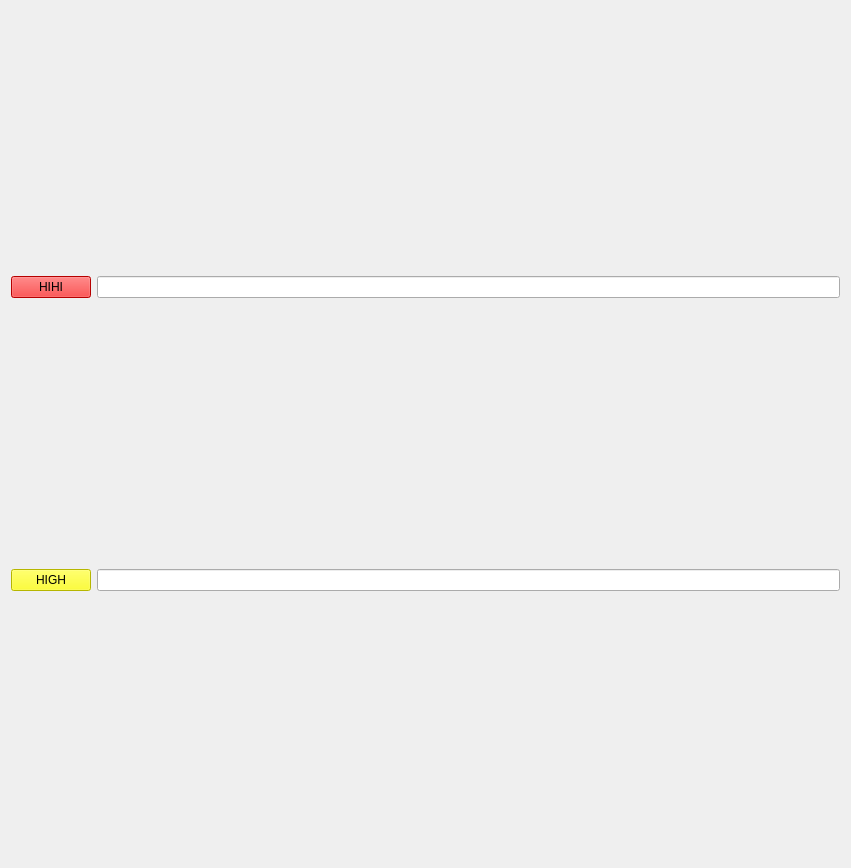
<?xml version="1.0" encoding="UTF-8"?>
<ui version="4.0">
 <class>Form</class>
 <widget class="QWidget" name="Form">
  <property name="geometry">
   <rect>
    <x>0</x>
    <y>0</y>
    <width>851</width>
    <height>868</height>
   </rect>
  </property>
  <property name="windowTitle">
   <string>Form</string>
  </property>
  <layout class="QGridLayout" name="gridLayout_2">
   <item row="2" column="0">
    <widget class="QPushButton" name="btnHigh">
     <property name="palette">
      <palette>
       <active>
        <colorrole role="WindowText">
         <brush brushstyle="SolidPattern">
          <color alpha="255">
           <red>0</red>
           <green>0</green>
           <blue>0</blue>
          </color>
         </brush>
        </colorrole>
        <colorrole role="Button">
         <brush brushstyle="SolidPattern">
          <color alpha="255">
           <red>255</red>
           <green>255</green>
           <blue>0</blue>
          </color>
         </brush>
        </colorrole>
        <colorrole role="Light">
         <brush brushstyle="SolidPattern">
          <color alpha="255">
           <red>255</red>
           <green>255</green>
           <blue>127</blue>
          </color>
         </brush>
        </colorrole>
        <colorrole role="Midlight">
         <brush brushstyle="SolidPattern">
          <color alpha="255">
           <red>255</red>
           <green>255</green>
           <blue>63</blue>
          </color>
         </brush>
        </colorrole>
        <colorrole role="Dark">
         <brush brushstyle="SolidPattern">
          <color alpha="255">
           <red>127</red>
           <green>127</green>
           <blue>0</blue>
          </color>
         </brush>
        </colorrole>
        <colorrole role="Mid">
         <brush brushstyle="SolidPattern">
          <color alpha="255">
           <red>170</red>
           <green>170</green>
           <blue>0</blue>
          </color>
         </brush>
        </colorrole>
        <colorrole role="Text">
         <brush brushstyle="SolidPattern">
          <color alpha="255">
           <red>0</red>
           <green>0</green>
           <blue>0</blue>
          </color>
         </brush>
        </colorrole>
        <colorrole role="BrightText">
         <brush brushstyle="SolidPattern">
          <color alpha="255">
           <red>255</red>
           <green>255</green>
           <blue>255</blue>
          </color>
         </brush>
        </colorrole>
        <colorrole role="ButtonText">
         <brush brushstyle="SolidPattern">
          <color alpha="255">
           <red>0</red>
           <green>0</green>
           <blue>0</blue>
          </color>
         </brush>
        </colorrole>
        <colorrole role="Base">
         <brush brushstyle="SolidPattern">
          <color alpha="255">
           <red>255</red>
           <green>255</green>
           <blue>255</blue>
          </color>
         </brush>
        </colorrole>
        <colorrole role="Window">
         <brush brushstyle="SolidPattern">
          <color alpha="255">
           <red>255</red>
           <green>255</green>
           <blue>0</blue>
          </color>
         </brush>
        </colorrole>
        <colorrole role="Shadow">
         <brush brushstyle="SolidPattern">
          <color alpha="255">
           <red>0</red>
           <green>0</green>
           <blue>0</blue>
          </color>
         </brush>
        </colorrole>
        <colorrole role="AlternateBase">
         <brush brushstyle="SolidPattern">
          <color alpha="255">
           <red>255</red>
           <green>255</green>
           <blue>127</blue>
          </color>
         </brush>
        </colorrole>
        <colorrole role="ToolTipBase">
         <brush brushstyle="SolidPattern">
          <color alpha="255">
           <red>255</red>
           <green>255</green>
           <blue>220</blue>
          </color>
         </brush>
        </colorrole>
        <colorrole role="ToolTipText">
         <brush brushstyle="SolidPattern">
          <color alpha="255">
           <red>0</red>
           <green>0</green>
           <blue>0</blue>
          </color>
         </brush>
        </colorrole>
       </active>
       <inactive>
        <colorrole role="WindowText">
         <brush brushstyle="SolidPattern">
          <color alpha="255">
           <red>0</red>
           <green>0</green>
           <blue>0</blue>
          </color>
         </brush>
        </colorrole>
        <colorrole role="Button">
         <brush brushstyle="SolidPattern">
          <color alpha="255">
           <red>255</red>
           <green>255</green>
           <blue>0</blue>
          </color>
         </brush>
        </colorrole>
        <colorrole role="Light">
         <brush brushstyle="SolidPattern">
          <color alpha="255">
           <red>255</red>
           <green>255</green>
           <blue>127</blue>
          </color>
         </brush>
        </colorrole>
        <colorrole role="Midlight">
         <brush brushstyle="SolidPattern">
          <color alpha="255">
           <red>255</red>
           <green>255</green>
           <blue>63</blue>
          </color>
         </brush>
        </colorrole>
        <colorrole role="Dark">
         <brush brushstyle="SolidPattern">
          <color alpha="255">
           <red>127</red>
           <green>127</green>
           <blue>0</blue>
          </color>
         </brush>
        </colorrole>
        <colorrole role="Mid">
         <brush brushstyle="SolidPattern">
          <color alpha="255">
           <red>170</red>
           <green>170</green>
           <blue>0</blue>
          </color>
         </brush>
        </colorrole>
        <colorrole role="Text">
         <brush brushstyle="SolidPattern">
          <color alpha="255">
           <red>0</red>
           <green>0</green>
           <blue>0</blue>
          </color>
         </brush>
        </colorrole>
        <colorrole role="BrightText">
         <brush brushstyle="SolidPattern">
          <color alpha="255">
           <red>255</red>
           <green>255</green>
           <blue>255</blue>
          </color>
         </brush>
        </colorrole>
        <colorrole role="ButtonText">
         <brush brushstyle="SolidPattern">
          <color alpha="255">
           <red>0</red>
           <green>0</green>
           <blue>0</blue>
          </color>
         </brush>
        </colorrole>
        <colorrole role="Base">
         <brush brushstyle="SolidPattern">
          <color alpha="255">
           <red>255</red>
           <green>255</green>
           <blue>255</blue>
          </color>
         </brush>
        </colorrole>
        <colorrole role="Window">
         <brush brushstyle="SolidPattern">
          <color alpha="255">
           <red>255</red>
           <green>255</green>
           <blue>0</blue>
          </color>
         </brush>
        </colorrole>
        <colorrole role="Shadow">
         <brush brushstyle="SolidPattern">
          <color alpha="255">
           <red>0</red>
           <green>0</green>
           <blue>0</blue>
          </color>
         </brush>
        </colorrole>
        <colorrole role="AlternateBase">
         <brush brushstyle="SolidPattern">
          <color alpha="255">
           <red>255</red>
           <green>255</green>
           <blue>127</blue>
          </color>
         </brush>
        </colorrole>
        <colorrole role="ToolTipBase">
         <brush brushstyle="SolidPattern">
          <color alpha="255">
           <red>255</red>
           <green>255</green>
           <blue>220</blue>
          </color>
         </brush>
        </colorrole>
        <colorrole role="ToolTipText">
         <brush brushstyle="SolidPattern">
          <color alpha="255">
           <red>0</red>
           <green>0</green>
           <blue>0</blue>
          </color>
         </brush>
        </colorrole>
       </inactive>
       <disabled>
        <colorrole role="WindowText">
         <brush brushstyle="SolidPattern">
          <color alpha="255">
           <red>127</red>
           <green>127</green>
           <blue>0</blue>
          </color>
         </brush>
        </colorrole>
        <colorrole role="Button">
         <brush brushstyle="SolidPattern">
          <color alpha="255">
           <red>255</red>
           <green>255</green>
           <blue>0</blue>
          </color>
         </brush>
        </colorrole>
        <colorrole role="Light">
         <brush brushstyle="SolidPattern">
          <color alpha="255">
           <red>255</red>
           <green>255</green>
           <blue>127</blue>
          </color>
         </brush>
        </colorrole>
        <colorrole role="Midlight">
         <brush brushstyle="SolidPattern">
          <color alpha="255">
           <red>255</red>
           <green>255</green>
           <blue>63</blue>
          </color>
         </brush>
        </colorrole>
        <colorrole role="Dark">
         <brush brushstyle="SolidPattern">
          <color alpha="255">
           <red>127</red>
           <green>127</green>
           <blue>0</blue>
          </color>
         </brush>
        </colorrole>
        <colorrole role="Mid">
         <brush brushstyle="SolidPattern">
          <color alpha="255">
           <red>170</red>
           <green>170</green>
           <blue>0</blue>
          </color>
         </brush>
        </colorrole>
        <colorrole role="Text">
         <brush brushstyle="SolidPattern">
          <color alpha="255">
           <red>127</red>
           <green>127</green>
           <blue>0</blue>
          </color>
         </brush>
        </colorrole>
        <colorrole role="BrightText">
         <brush brushstyle="SolidPattern">
          <color alpha="255">
           <red>255</red>
           <green>255</green>
           <blue>255</blue>
          </color>
         </brush>
        </colorrole>
        <colorrole role="ButtonText">
         <brush brushstyle="SolidPattern">
          <color alpha="255">
           <red>127</red>
           <green>127</green>
           <blue>0</blue>
          </color>
         </brush>
        </colorrole>
        <colorrole role="Base">
         <brush brushstyle="SolidPattern">
          <color alpha="255">
           <red>255</red>
           <green>255</green>
           <blue>0</blue>
          </color>
         </brush>
        </colorrole>
        <colorrole role="Window">
         <brush brushstyle="SolidPattern">
          <color alpha="255">
           <red>255</red>
           <green>255</green>
           <blue>0</blue>
          </color>
         </brush>
        </colorrole>
        <colorrole role="Shadow">
         <brush brushstyle="SolidPattern">
          <color alpha="255">
           <red>0</red>
           <green>0</green>
           <blue>0</blue>
          </color>
         </brush>
        </colorrole>
        <colorrole role="AlternateBase">
         <brush brushstyle="SolidPattern">
          <color alpha="255">
           <red>255</red>
           <green>255</green>
           <blue>0</blue>
          </color>
         </brush>
        </colorrole>
        <colorrole role="ToolTipBase">
         <brush brushstyle="SolidPattern">
          <color alpha="255">
           <red>255</red>
           <green>255</green>
           <blue>220</blue>
          </color>
         </brush>
        </colorrole>
        <colorrole role="ToolTipText">
         <brush brushstyle="SolidPattern">
          <color alpha="255">
           <red>0</red>
           <green>0</green>
           <blue>0</blue>
          </color>
         </brush>
        </colorrole>
       </disabled>
      </palette>
     </property>
     <property name="text">
      <string>HIGH</string>
     </property>
    </widget>
   </item>
   <item row="0" column="0" colspan="2">
    <layout class="QGridLayout" name="gridLayout"/>
   </item>
   <item row="1" column="0">
    <widget class="QPushButton" name="btnHihi">
     <property name="palette">
      <palette>
       <active>
        <colorrole role="WindowText">
         <brush brushstyle="SolidPattern">
          <color alpha="255">
           <red>0</red>
           <green>0</green>
           <blue>0</blue>
          </color>
         </brush>
        </colorrole>
        <colorrole role="Button">
         <brush brushstyle="SolidPattern">
          <color alpha="255">
           <red>255</red>
           <green>0</green>
           <blue>0</blue>
          </color>
         </brush>
        </colorrole>
        <colorrole role="Light">
         <brush brushstyle="SolidPattern">
          <color alpha="255">
           <red>255</red>
           <green>127</green>
           <blue>127</blue>
          </color>
         </brush>
        </colorrole>
        <colorrole role="Midlight">
         <brush brushstyle="SolidPattern">
          <color alpha="255">
           <red>255</red>
           <green>63</green>
           <blue>63</blue>
          </color>
         </brush>
        </colorrole>
        <colorrole role="Dark">
         <brush brushstyle="SolidPattern">
          <color alpha="255">
           <red>127</red>
           <green>0</green>
           <blue>0</blue>
          </color>
         </brush>
        </colorrole>
        <colorrole role="Mid">
         <brush brushstyle="SolidPattern">
          <color alpha="255">
           <red>170</red>
           <green>0</green>
           <blue>0</blue>
          </color>
         </brush>
        </colorrole>
        <colorrole role="Text">
         <brush brushstyle="SolidPattern">
          <color alpha="255">
           <red>0</red>
           <green>0</green>
           <blue>0</blue>
          </color>
         </brush>
        </colorrole>
        <colorrole role="BrightText">
         <brush brushstyle="SolidPattern">
          <color alpha="255">
           <red>255</red>
           <green>255</green>
           <blue>255</blue>
          </color>
         </brush>
        </colorrole>
        <colorrole role="ButtonText">
         <brush brushstyle="SolidPattern">
          <color alpha="255">
           <red>0</red>
           <green>0</green>
           <blue>0</blue>
          </color>
         </brush>
        </colorrole>
        <colorrole role="Base">
         <brush brushstyle="SolidPattern">
          <color alpha="255">
           <red>255</red>
           <green>255</green>
           <blue>255</blue>
          </color>
         </brush>
        </colorrole>
        <colorrole role="Window">
         <brush brushstyle="SolidPattern">
          <color alpha="255">
           <red>255</red>
           <green>0</green>
           <blue>0</blue>
          </color>
         </brush>
        </colorrole>
        <colorrole role="Shadow">
         <brush brushstyle="SolidPattern">
          <color alpha="255">
           <red>0</red>
           <green>0</green>
           <blue>0</blue>
          </color>
         </brush>
        </colorrole>
        <colorrole role="AlternateBase">
         <brush brushstyle="SolidPattern">
          <color alpha="255">
           <red>255</red>
           <green>127</green>
           <blue>127</blue>
          </color>
         </brush>
        </colorrole>
        <colorrole role="ToolTipBase">
         <brush brushstyle="SolidPattern">
          <color alpha="255">
           <red>255</red>
           <green>255</green>
           <blue>220</blue>
          </color>
         </brush>
        </colorrole>
        <colorrole role="ToolTipText">
         <brush brushstyle="SolidPattern">
          <color alpha="255">
           <red>0</red>
           <green>0</green>
           <blue>0</blue>
          </color>
         </brush>
        </colorrole>
       </active>
       <inactive>
        <colorrole role="WindowText">
         <brush brushstyle="SolidPattern">
          <color alpha="255">
           <red>0</red>
           <green>0</green>
           <blue>0</blue>
          </color>
         </brush>
        </colorrole>
        <colorrole role="Button">
         <brush brushstyle="SolidPattern">
          <color alpha="255">
           <red>255</red>
           <green>0</green>
           <blue>0</blue>
          </color>
         </brush>
        </colorrole>
        <colorrole role="Light">
         <brush brushstyle="SolidPattern">
          <color alpha="255">
           <red>255</red>
           <green>127</green>
           <blue>127</blue>
          </color>
         </brush>
        </colorrole>
        <colorrole role="Midlight">
         <brush brushstyle="SolidPattern">
          <color alpha="255">
           <red>255</red>
           <green>63</green>
           <blue>63</blue>
          </color>
         </brush>
        </colorrole>
        <colorrole role="Dark">
         <brush brushstyle="SolidPattern">
          <color alpha="255">
           <red>127</red>
           <green>0</green>
           <blue>0</blue>
          </color>
         </brush>
        </colorrole>
        <colorrole role="Mid">
         <brush brushstyle="SolidPattern">
          <color alpha="255">
           <red>170</red>
           <green>0</green>
           <blue>0</blue>
          </color>
         </brush>
        </colorrole>
        <colorrole role="Text">
         <brush brushstyle="SolidPattern">
          <color alpha="255">
           <red>0</red>
           <green>0</green>
           <blue>0</blue>
          </color>
         </brush>
        </colorrole>
        <colorrole role="BrightText">
         <brush brushstyle="SolidPattern">
          <color alpha="255">
           <red>255</red>
           <green>255</green>
           <blue>255</blue>
          </color>
         </brush>
        </colorrole>
        <colorrole role="ButtonText">
         <brush brushstyle="SolidPattern">
          <color alpha="255">
           <red>0</red>
           <green>0</green>
           <blue>0</blue>
          </color>
         </brush>
        </colorrole>
        <colorrole role="Base">
         <brush brushstyle="SolidPattern">
          <color alpha="255">
           <red>255</red>
           <green>255</green>
           <blue>255</blue>
          </color>
         </brush>
        </colorrole>
        <colorrole role="Window">
         <brush brushstyle="SolidPattern">
          <color alpha="255">
           <red>255</red>
           <green>0</green>
           <blue>0</blue>
          </color>
         </brush>
        </colorrole>
        <colorrole role="Shadow">
         <brush brushstyle="SolidPattern">
          <color alpha="255">
           <red>0</red>
           <green>0</green>
           <blue>0</blue>
          </color>
         </brush>
        </colorrole>
        <colorrole role="AlternateBase">
         <brush brushstyle="SolidPattern">
          <color alpha="255">
           <red>255</red>
           <green>127</green>
           <blue>127</blue>
          </color>
         </brush>
        </colorrole>
        <colorrole role="ToolTipBase">
         <brush brushstyle="SolidPattern">
          <color alpha="255">
           <red>255</red>
           <green>255</green>
           <blue>220</blue>
          </color>
         </brush>
        </colorrole>
        <colorrole role="ToolTipText">
         <brush brushstyle="SolidPattern">
          <color alpha="255">
           <red>0</red>
           <green>0</green>
           <blue>0</blue>
          </color>
         </brush>
        </colorrole>
       </inactive>
       <disabled>
        <colorrole role="WindowText">
         <brush brushstyle="SolidPattern">
          <color alpha="255">
           <red>127</red>
           <green>0</green>
           <blue>0</blue>
          </color>
         </brush>
        </colorrole>
        <colorrole role="Button">
         <brush brushstyle="SolidPattern">
          <color alpha="255">
           <red>255</red>
           <green>0</green>
           <blue>0</blue>
          </color>
         </brush>
        </colorrole>
        <colorrole role="Light">
         <brush brushstyle="SolidPattern">
          <color alpha="255">
           <red>255</red>
           <green>127</green>
           <blue>127</blue>
          </color>
         </brush>
        </colorrole>
        <colorrole role="Midlight">
         <brush brushstyle="SolidPattern">
          <color alpha="255">
           <red>255</red>
           <green>63</green>
           <blue>63</blue>
          </color>
         </brush>
        </colorrole>
        <colorrole role="Dark">
         <brush brushstyle="SolidPattern">
          <color alpha="255">
           <red>127</red>
           <green>0</green>
           <blue>0</blue>
          </color>
         </brush>
        </colorrole>
        <colorrole role="Mid">
         <brush brushstyle="SolidPattern">
          <color alpha="255">
           <red>170</red>
           <green>0</green>
           <blue>0</blue>
          </color>
         </brush>
        </colorrole>
        <colorrole role="Text">
         <brush brushstyle="SolidPattern">
          <color alpha="255">
           <red>127</red>
           <green>0</green>
           <blue>0</blue>
          </color>
         </brush>
        </colorrole>
        <colorrole role="BrightText">
         <brush brushstyle="SolidPattern">
          <color alpha="255">
           <red>255</red>
           <green>255</green>
           <blue>255</blue>
          </color>
         </brush>
        </colorrole>
        <colorrole role="ButtonText">
         <brush brushstyle="SolidPattern">
          <color alpha="255">
           <red>127</red>
           <green>0</green>
           <blue>0</blue>
          </color>
         </brush>
        </colorrole>
        <colorrole role="Base">
         <brush brushstyle="SolidPattern">
          <color alpha="255">
           <red>255</red>
           <green>0</green>
           <blue>0</blue>
          </color>
         </brush>
        </colorrole>
        <colorrole role="Window">
         <brush brushstyle="SolidPattern">
          <color alpha="255">
           <red>255</red>
           <green>0</green>
           <blue>0</blue>
          </color>
         </brush>
        </colorrole>
        <colorrole role="Shadow">
         <brush brushstyle="SolidPattern">
          <color alpha="255">
           <red>0</red>
           <green>0</green>
           <blue>0</blue>
          </color>
         </brush>
        </colorrole>
        <colorrole role="AlternateBase">
         <brush brushstyle="SolidPattern">
          <color alpha="255">
           <red>255</red>
           <green>0</green>
           <blue>0</blue>
          </color>
         </brush>
        </colorrole>
        <colorrole role="ToolTipBase">
         <brush brushstyle="SolidPattern">
          <color alpha="255">
           <red>255</red>
           <green>255</green>
           <blue>220</blue>
          </color>
         </brush>
        </colorrole>
        <colorrole role="ToolTipText">
         <brush brushstyle="SolidPattern">
          <color alpha="255">
           <red>0</red>
           <green>0</green>
           <blue>0</blue>
          </color>
         </brush>
        </colorrole>
       </disabled>
      </palette>
     </property>
     <property name="text">
      <string>HIHI</string>
     </property>
    </widget>
   </item>
   <item row="1" column="1">
    <widget class="QLineEdit" name="txtHihi"/>
   </item>
   <item row="2" column="1">
    <widget class="QLineEdit" name="txtHigh"/>
   </item>
  </layout>
 </widget>
 <resources/>
 <connections/>
</ui>
